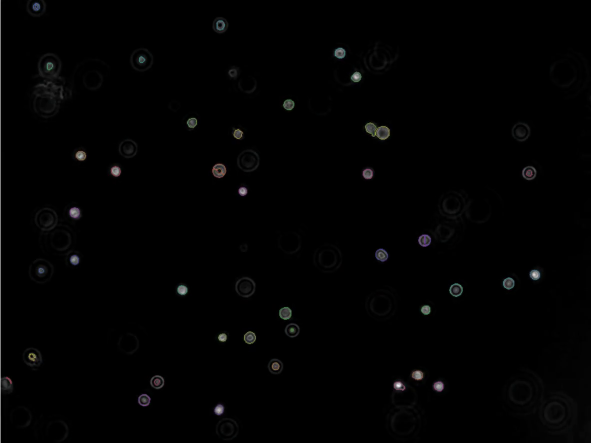
#> input picture frame 53 of Immune-UGent.mp4, 1182 x 886 px, given in place of SampleVideo.mp4, which was not available (shown at 1/2 size)
$ python overlay_plot.py   (older library calls are emulated)
#> lines starting #> are read from the running program, lines starting #| are printed output that depends on the picture
import cv2
import matplotlib.pyplot as plt
import numpy as np

filename = './SampleVideo.mp4'
cap = cv2.VideoCapture(filename)

frames = int(cap.get(cv2.cv.CV_CAP_PROP_FRAME_COUNT))
width  = int(cap.get(cv2.cv.CV_CAP_PROP_FRAME_WIDTH))
height = int(cap.get(cv2.cv.CV_CAP_PROP_FRAME_HEIGHT))

fig, ax = plt.subplots(1,1)
plt.ion()
plt.show()

#Setup a dummy path
x = np.linspace(0,width,frames)
y = x/2. + 100*np.sin(2.*np.pi*x/1200)

for i in range(frames):
    fig.clf()
    flag, frame = cap.read()

    plt.imshow(frame)
    plt.plot(x,y,'k-', lw=2)
    plt.plot(x[i],y[i],'or')

    if cv2.waitKey(1) == 27:
        break
#> this loop made 1 pass; (key Esc is pressed on pass 1)
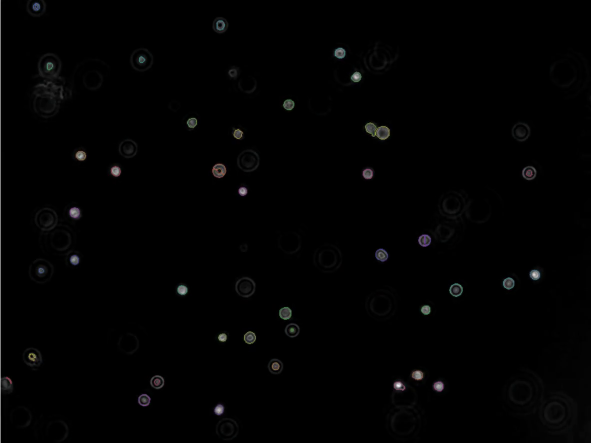
#> input picture frame 53 of Immune-UGent.mp4, 1182 x 886 px, given in place of SampleVideo.mp4, which was not available (shown at 1/2 size)
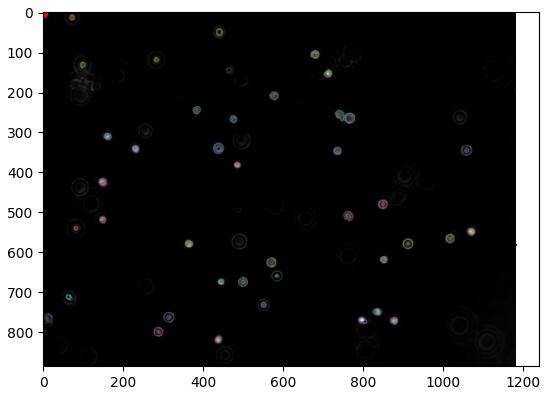
#> figure drawn by matplotlib, 1 panel; B, G, R data is drawn as R, G, B

$ run again, starting later in the video
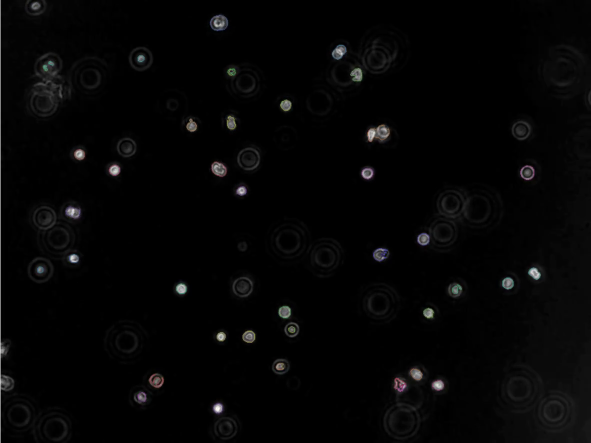
#> input picture frame 242 of Immune-UGent.mp4, 1182 x 886 px, given in place of SampleVideo.mp4, which was not available (shown at 1/2 size)
#> the loop `for i in range(frames):` made 1 pass; (key Esc is pressed on pass 1)
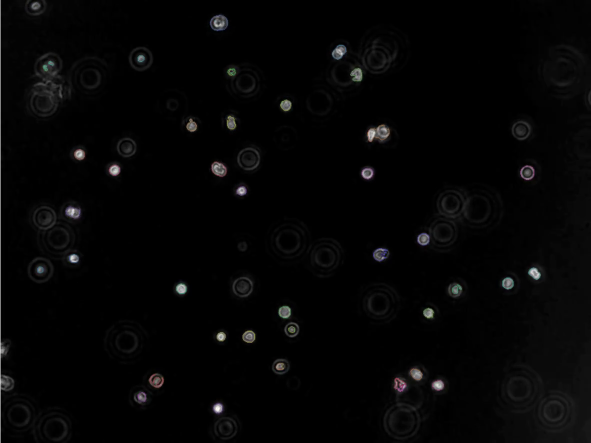
#> input picture frame 242 of Immune-UGent.mp4, 1182 x 886 px, given in place of SampleVideo.mp4, which was not available (shown at 1/2 size)
#> `break`:
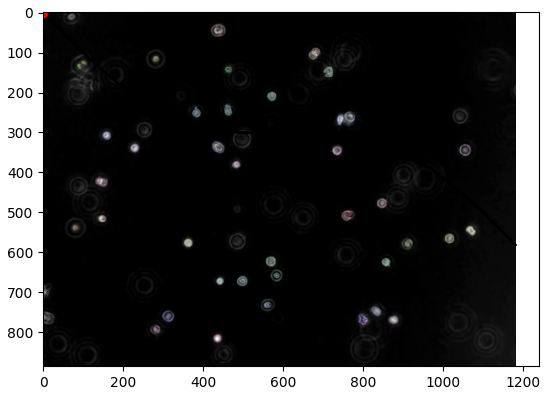
#> figure drawn by matplotlib, 1 panel; B, G, R data is drawn as R, G, B

$ run again, starting later in the video
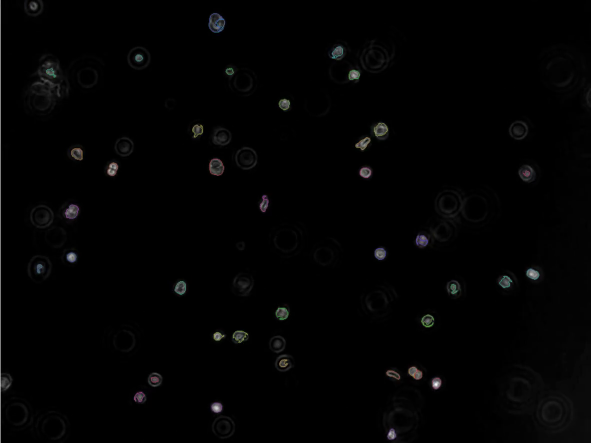
#> input picture frame 431 of Immune-UGent.mp4, 1182 x 886 px, given in place of SampleVideo.mp4, which was not available (shown at 1/2 size)
#> the loop `for i in range(frames):` made 1 pass; (key Esc is pressed on pass 1)
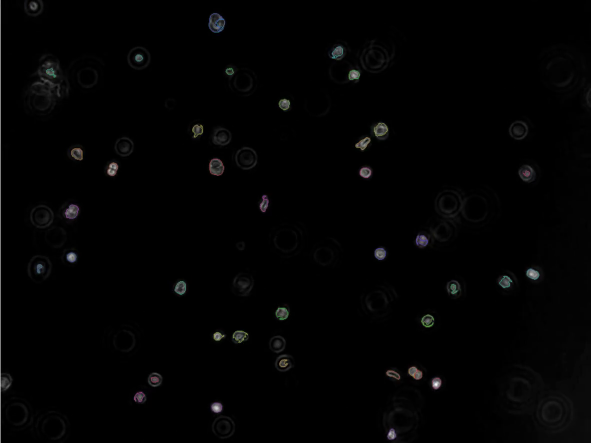
#> input picture frame 431 of Immune-UGent.mp4, 1182 x 886 px, given in place of SampleVideo.mp4, which was not available (shown at 1/2 size)
#> `break`:
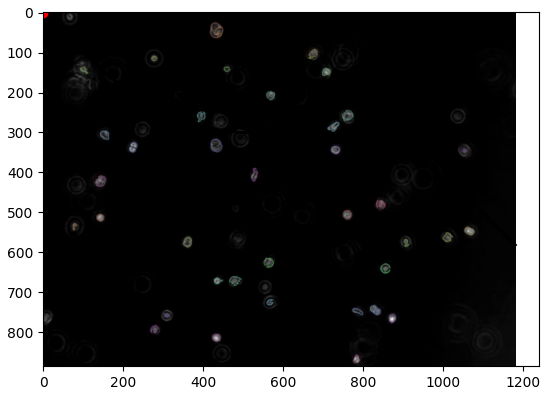
#> figure drawn by matplotlib, 1 panel; B, G, R data is drawn as R, G, B
